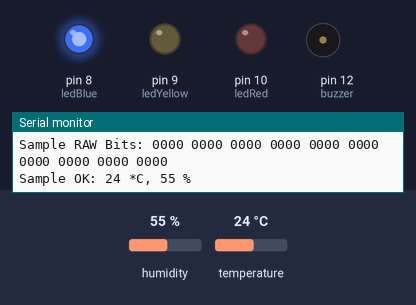
The sketch below on a simulated Arduino Uno, built with avr-gcc and run on an emulated ATmega328P. On the bench: output pins drawn as LEDs (lit = HIGH), buzzer (waves = sounding), the last lines printed to the serial monitor. Inputs (shaded band) come from the test bench; at power-on: temperature 24 °C, humidity 55 %.

Above: at 1.9 s.
2.0 s: temperature set to 27 °C
At 3.2 s:
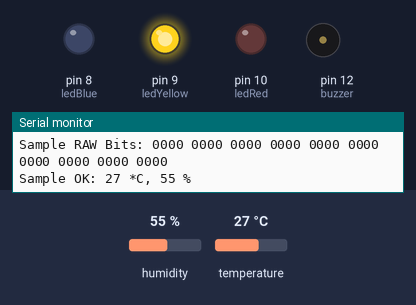
3.7 s: temperature set to 29 °C
5.6 s: temperature set to 32 °C
At 7.5 s:
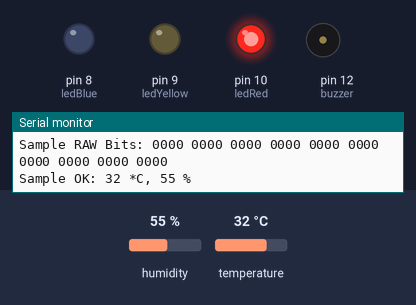
Timing chart, 0 to 15.8 s (numbered marks = the images above; inputs shaded):
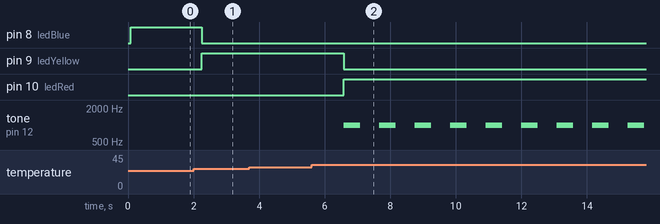

The sketch:

TemperatureAlarm.ino
```cpp
#include <SimpleDHT.h>

// for DHT11,
//      VCC: 5V or 3V
//      GND: GND
//      DATA: 2
int pinDHT11 = 2;
SimpleDHT11 dht11;

int ledBlue = 8;
int ledYellow = 9;
int ledRed = 10;
int buzzer = 12;

void setup() {
  Serial.begin(9600);
  pinMode(ledBlue, OUTPUT);
  pinMode(ledYellow, OUTPUT);
  pinMode(ledRed, OUTPUT);
  pinMode(buzzer, OUTPUT);
}

void loop() {
  // start working...
  Serial.println("=================================");
  Serial.println("Sample DHT11...");

  // read with raw sample data.
  byte temperature = 0;
  byte humidity = 0;
  byte data[40] = {0};
  if (dht11.read(pinDHT11, &temperature, &humidity, data)) {
    Serial.print("Read DHT11 failed");
    return;
  }

  Serial.print("Sample RAW Bits: ");
  for (int i = 0; i < 40; i++) {
    Serial.print((int)data[i]);
    if (i > 0 && ((i + 1) % 4) == 0) {
      Serial.print(' ');
    }
  }
  Serial.println("");

  Serial.print("Sample OK: ");
  Serial.print((int)temperature); Serial.print(" *C, ");
  Serial.print((int)humidity); Serial.println(" %");

  if (temperature <= 25){
    digitalWrite(ledBlue, HIGH);
    digitalWrite(ledYellow, LOW);
    digitalWrite(ledRed, LOW);
    noTone(buzzer);
  }
  else if(temperature >= 26 && temperature <= 30){
    digitalWrite(ledBlue, LOW);
    digitalWrite(ledYellow, HIGH);
    digitalWrite(ledRed, LOW);
    noTone(buzzer);
  }
  else{
    digitalWrite(ledBlue, LOW);
    digitalWrite(ledYellow, LOW);
    digitalWrite(ledRed, HIGH);
    tone(buzzer, 1000, 500);
  }

  // DHT11 sampling rate is 1HZ.
  delay(1000);
}
```

Measured:
- the behaviour switches between 25 and 26 °C on temperature (found by bisection; images 0 and 1)
- the behaviour switches between 30 and 31 °C on temperature (found by bisection; images 1 and 2)
- after the input at 2.0 s, pin 8 (ledBlue): HIGH → LOW after 0.25 s; pin 9 (ledYellow): LOW → HIGH after 0.25 s
- after the input at 5.6 s, pin 9 (ledYellow): HIGH → LOW after 0.98 s; pin 10 (ledRed): LOW → HIGH after 0.98 s; tone on pin 12 (buzzer): alternates 1000 Hz for 0.50 s and silent for 0.58 s, starting after 0.98 s
